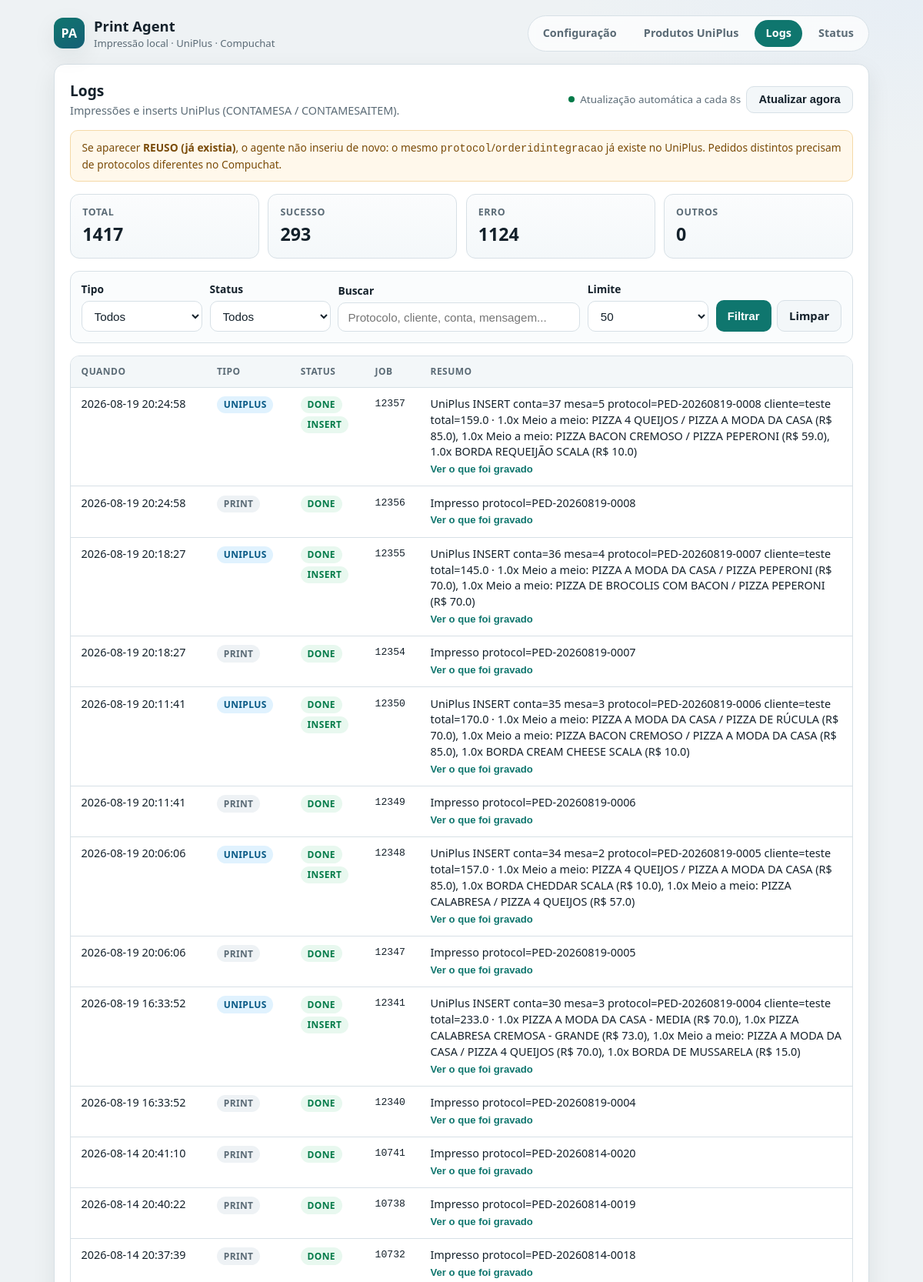
Page /logs (upper part) on the committed database.
### tables this page shows
CREATE TABLE print_logs (
                id INTEGER PRIMARY KEY AUTOINCREMENT,
                job_id INTEGER NOT NULL,
                status TEXT NOT NULL,
                message TEXT,
                created_at TIMESTAMP DEFAULT CURRENT_TIMESTAMP
            , kind TEXT DEFAULT 'print', detail TEXT);

### app.py (the view)
@app.route("/logs")
def logs():
    status_filter = (request.args.get("status") or "all").strip().lower()
    kind_filter = (request.args.get("kind") or "all").strip().lower()
    q = (request.args.get("q") or "").strip()
    try:
        limit = int(request.args.get("limit") or 50)
    except (TypeError, ValueError):
        limit = 50
    limit = max(1, min(limit, 500))
    logs_list = db.get_print_logs(
        limit=limit, status=status_filter, q=q, kind=kind_filter
    )
    stats = db.get_print_log_stats()
    return render_template(
        "logs.html",
        active_nav="logs",
        logs=logs_list,
        stats=stats,
        status_filter=status_filter,
        kind_filter=kind_filter,
        q=q,
        limit=limit,
    )

### db.py (called while the page is built)
def _get_connection():
    if not DatabaseRecovery.validate_db_connection(DB_FILE):
        print(f"[WARN] Problema detectado no banco de dados. Tentando recuperar...")
        DatabaseRecovery.backup_db(DB_FILE)
    conn = sqlite3.connect(DB_FILE, timeout=10.0)  # Timeout aumentado
    conn.row_factory = sqlite3.Row
    conn.execute("PRAGMA journal_mode=WAL")
    return conn

def get_print_log_stats() -> dict:
    conn = _get_connection()
    try:
        cursor = conn.execute(
            """
            SELECT
              COUNT(*) AS total,
              SUM(CASE WHEN lower(status) = 'done' THEN 1 ELSE 0 END) AS done,
              SUM(CASE WHEN lower(status) = 'error' THEN 1 ELSE 0 END) AS error,
              SUM(CASE WHEN lower(status) NOT IN ('done','error') THEN 1 ELSE 0 END) AS other
            FROM print_logs
            """
        )
        row = cursor.fetchone()
        return {
            "total": int(row[0] or 0),
            "done": int(row[1] or 0),
            "error": int(row[2] or 0),
            "other": int(row[3] or 0),
        }
    finally:
        conn.close()

### error_recovery.py (called while the page is built)
    @staticmethod
    def validate_db_connection(db_file: str) -> bool:
        try:
            import sqlite3
            conn = sqlite3.connect(db_file, timeout=5.0)
            conn.execute("SELECT 1")
            conn.close()
            return True
        except Exception as e:
            logger.error(f"Erro ao validar banco de dados {db_file}: {e}")
            return False

### templates/logs.html (shortened to what this page needs)
{% extends "base.html" %}
{% block content %}
<div class="toolbar">
    <div>
        <h2 class="page-title" style="margin-bottom: 0.15rem;">Logs</h2>
        <p class="page-sub" style="margin-bottom: 0;">Impressões e inserts UniPlus (CONTAMESA / CONTAMESAITEM).</p>
    </div>
    <div class="meta">
        <span class="live-dot" aria-hidden="true"></span>
        <span id="auto-label">Atualização automática a cada 8s</span>
        <button type="button" id="btn-refresh" class="btn-ghost">Atualizar agora</button>
    </div>
</div>
<div class="hint-box">
    Se aparecer <strong>REUSO (já existia)</strong>, o agente não inseriu de novo: o mesmo
    <code>protocol</code>/<code>orderidintegracao</code> já existe no UniPlus.
    Pedidos distintos precisam de protocolos diferentes no Compuchat.
</div>
<div class="stats" id="stats">
    <div class="stat">
        <div class="label">Total</div>
        <div class="value" data-stat="total">{{ stats.total }}</div>
    </div>
    <div class="stat">
        <div class="label">Sucesso</div>
        <div class="value" data-stat="done">{{ stats.done }}</div>
    </div>
    <div class="stat">
        <div class="label">Erro</div>
        <div class="value" data-stat="error">{{ stats.error }}</div>
    </div>
    <div class="stat">
        <div class="label">Outros</div>
        <div class="value" data-stat="other">{{ stats.other }}</div>
    </div>
</div>
<form class="filters" method="get" action="/logs" id="filters-form">
    <div class="form-group">
        <label for="kind">Tipo</label>
        <select id="kind" name="kind">
            <option value="all" {% if kind_filter == 'all' %}selected{% endif %}>Todos</option>
        </select>
    </div>
    <div class="form-group">
        <label for="status">Status</label>
        <select id="status" name="status">
            <option value="all" {% if status_filter == 'all' %}selected{% endif %}>Todos</option>
        </select>
    </div>
    <div class="form-group grow">
        <label for="q">Buscar</label>
        <input type="text" id="q" name="q" value="{{ q }}" placeholder="Protocolo, cliente, conta, mensagem...">
    </div>
    <div class="form-group">
        <label for="limit">Limite</label>
        <select id="limit" name="limit">
            {% for n in [25, 50, 100, 200] %}
            <option value="{{ n }}" {% if limit == n %}selected{% endif %}>{{ n }}</option>
            {% endfor %}
        </select>
    </div>
    <div class="actions">
        <button type="submit">Filtrar</button>
        <a href="/logs" class="btn btn-ghost">Limpar</a>
    </div>
</form>
<div class="table-wrap">
    <table>
        <thead>
            <tr>
                <th>Quando</th>
                <th>Tipo</th>
                <th>Status</th>
                <th>Job</th>
                <th>Resumo</th>
            </tr>
        </thead>
        <tbody id="logs-body">
            {% if logs %}
                {% for log in logs %}
                <tr class="log-row" data-id="{{ log.id }}">
                    <td style="white-space: nowrap;">{{ log.created_at }}</td>
                    <td>
                        {% if log.kind == 'uniplus' %}
                        <span class="badge badge-kind-uniplus">uniplus</span>
                        {% else %}
                        <span class="badge badge-kind-print">print</span>
                        {% endif %}
                    </td>
                    <td>
                        {% set st = (log.status or '')|lower %}
                        {% if st == 'done' %}
                        <span class="badge badge-ok">done</span>
                        {% elif st == 'error' %}
                        <span class="badge badge-error">error</span>
                        {% else %}
                        <span class="badge badge-muted">{{ log.status or '-' }}</span>
                        {% endif %}
                        {% if log.detail and log.detail.action == 'created' %}
                        <div style="margin-top:0.25rem;"><span class="badge badge-action-created">insert</span></div>
                        {% elif log.detail and log.detail.action == 'already_exists' %}
                        <div style="margin-top:0.25rem;"><span class="badge badge-action-reuse">reuso</span></div>
                        {% endif %}
                    </td>
                    <td class="job-id">{{ log.job_id }}</td>
                    <td class="msg {% if not log.message %}empty{% endif %}">
                        {{ log.message or '—' }}
                        {% if log.detail %}
                        <div><button type="button" class="toggle-detail" data-target="detail-{{ log.id }}">Ver o que foi gravado</button></div>
                        {% endif %}
                    </td>
                </tr>
                {% endfor %}
            {% else %}
                <tr><td colspan="5" class="empty">Nenhum registro encontrado com os filtros atuais.</td></tr>
            {% endif %}
        </tbody>
    </table>
</div>
{% endblock %}

### templates/base.html (style rules this page uses)
:root { --bg: #eef2f4; --surface: #ffffff; --ink: #14212b; --muted: #5b6b76; --line: #d7e0e6; --accent: #0f766e; --accent-hover: #0d5f59; --accent-soft: #d9f3ef; --danger: #b42318; --danger-soft: #fdecea; --ok: #027a48; --ok-soft: #e8f8ef; --warn: #b54708; --warn-soft: #fff4e5; --shadow: 0 10px 30px rgba(20, 33, 43, 0.08); --radius: 14px; }
* { box-sizing: border-box; margin: 0; padding: 0; }
body { font-family: "Segoe UI", system-ui, -apple-system, sans-serif; color: var(--ink); background: radial-gradient(1200px 500px at 10% -10%, #d8efe9 0%, transparent 55%), radial-gradient(900px 400px at 100% 0%, #e7eef5 0%, transparent 50%), var(--bg); min-height: 100vh; line-height: 1.45; }
a { color: var(--accent); text-decoration: none; }
.page-title { font-size: 1.2rem; margin-bottom: 0.25rem; }
.page-sub { color: var(--muted); font-size: 0.9rem; margin-bottom: 1.1rem; }
.form-group { margin-bottom: 0.9rem; }
label { display: block; font-weight: 600; margin-bottom: 0.3rem; font-size: 0.86rem; }
input[type="text"], input[type="url"], input[type="password"], input[type="number"], select, textarea { width: 100%; padding: 0.6rem 0.75rem; border: 1px solid var(--line); border-radius: 10px; font-size: 0.95rem; background: #fff; color: var(--ink); }
.btn, button { appearance: none; border: none; border-radius: 10px; padding: 0.55rem 0.95rem; background: var(--accent); color: #fff; font-weight: 600; font-size: 0.92rem; cursor: pointer; }
.btn-ghost { background: #f3f7f9; color: var(--ink); border: 1px solid var(--line); }
.badge { display: inline-flex; align-items: center; gap: 0.3rem; border-radius: 999px; padding: 0.15rem 0.55rem; font-size: 0.75rem; font-weight: 700; text-transform: uppercase; letter-spacing: 0.03em; }
.badge-ok { background: var(--ok-soft); color: var(--ok); }

### templates/logs.html (style rules this page uses)
.stats { display: grid; grid-template-columns: repeat(4, 1fr); gap: 0.7rem; margin-bottom: 1rem; }
.stat { border: 1px solid var(--line); border-radius: 12px; padding: 0.85rem 0.95rem; background: linear-gradient(180deg, #fbfcfd 0%, #f4f8fa 100%); }
.stat .label { color: var(--muted); font-size: 0.78rem; font-weight: 700; text-transform: uppercase; letter-spacing: 0.04em; }
.stat .value { font-size: 1.45rem; font-weight: 800; margin-top: 0.15rem; }
.filters { display: flex; flex-wrap: wrap; gap: 0.6rem; align-items: end; margin-bottom: 1rem; padding: 0.85rem; border: 1px solid var(--line); border-radius: 12px; background: #fafcfd; }
.filters .form-group { margin: 0; min-width: 120px; flex: 1; }
.filters .form-group.grow { flex: 2; min-width: 180px; }
.filters .actions { display: flex; gap: 0.45rem; flex-wrap: wrap; }
.table-wrap { overflow-x: auto; border: 1px solid var(--line); border-radius: 12px; }
table { width: 100%; border-collapse: collapse; font-size: 0.9rem; }
th, td { padding: 0.7rem 0.85rem; text-align: left; border-bottom: 1px solid var(--line); vertical-align: top; }
th { background: #f3f7f9; color: var(--muted); font-size: 0.75rem; text-transform: uppercase; letter-spacing: 0.04em; font-weight: 700; white-space: nowrap; }
.job-id { font-family: ui-monospace, SFMono-Regular, Menlo, Consolas, monospace; font-size: 0.82rem; }
.msg { color: var(--ink); max-width: 520px; word-break: break-word; }
.toolbar { display: flex; justify-content: space-between; align-items: center; gap: 0.75rem; margin-bottom: 0.85rem; flex-wrap: wrap; }
.live-dot { width: 8px; height: 8px; border-radius: 50%; background: var(--ok); display: inline-block; box-shadow: 0 0 0 0 rgba(2, 122, 72, 0.45); animation: pulse 1.8s infinite; }
.meta { color: var(--muted); font-size: 0.84rem; display: flex; align-items: center; gap: 0.45rem; }
.badge-kind-print { background: #eef2f5; color: var(--muted); }
.badge-kind-uniplus { background: #e0f2fe; color: #075985; }
.badge-action-created { background: var(--ok-soft); color: var(--ok); }
.toggle-detail { background: transparent; color: var(--accent); border: none; padding: 0; font-size: 0.82rem; font-weight: 700; cursor: pointer; margin-top: 0.25rem; }
.hint-box { margin-bottom: 1rem; padding: 0.75rem 0.9rem; border-radius: 10px; background: #fff8eb; border: 1px solid #f5d9a8; color: #7a4b08; font-size: 0.86rem; }

### rows in the picture
print_logs: created_at "2026-08-19 20:24:58", shows "UNIPLUS", shows "INSERT", job_id "12357", message "UniPlus INSERT conta=37 mesa=5 protocol=PED-20260819-0008 cliente=teste total=159.0 · 1.0x Meio a meio: PIZZA 4 QUEIJOS / PIZZA A MODA DA CASA (R$ 85.0), 1.0x Meio a meio: PIZZA BACON CREMOSO / PIZZA PEPERONI (R$ 59.0), 1.0x BORDA REQUEIJÃO SCALA (R$ 10.0)"
print_logs: created_at "2026-08-19 20:24:58", shows "PRINT", job_id "12356", message "Impresso protocol=PED-20260819-0008"
print_logs: created_at "2026-08-19 20:18:27", shows "UNIPLUS", shows "INSERT", job_id "12355", message "UniPlus INSERT conta=36 mesa=4 protocol=PED-20260819-0007 cliente=teste total=145.0 · 1.0x Meio a meio: PIZZA A MODA DA CASA / PIZZA PEPERONI (R$ 70.0), 1.0x Meio a meio: PIZZA DE BROCOLIS COM BACON / PIZZA PEPERONI (R$ 70.0)"
print_logs: created_at "2026-08-19 20:18:27", shows "PRINT", job_id "12354", message "Impresso protocol=PED-20260819-0007"
print_logs: created_at "2026-08-19 20:11:41", shows "UNIPLUS", shows "INSERT", job_id "12350", message "UniPlus INSERT conta=35 mesa=3 protocol=PED-20260819-0006 cliente=teste total=170.0 · 1.0x Meio a meio: PIZZA A MODA DA CASA / PIZZA DE RÚCULA (R$ 70.0), 1.0x Meio a meio: PIZZA BACON CREMOSO / PIZZA A MODA DA CASA (R$ 85.0), 1.0x BORDA CREAM CHEESE SCALA (R$ 10.0)"
print_logs: created_at "2026-08-19 20:11:41", shows "PRINT", job_id "12349", message "Impresso protocol=PED-20260819-0006"
print_logs: created_at "2026-08-19 20:06:06", shows "UNIPLUS", shows "INSERT", job_id "12348", message "UniPlus INSERT conta=34 mesa=2 protocol=PED-20260819-0005 cliente=teste total=157.0 · 1.0x Meio a meio: PIZZA 4 QUEIJOS / PIZZA A MODA DA CASA (R$ 85.0), 1.0x BORDA CHEDDAR SCALA (R$ 10.0), 1.0x Meio a meio: PIZZA CALABRESA / PIZZA 4 QUEIJOS (R$ 57.0)"
print_logs: created_at "2026-08-19 20:06:06", shows "PRINT", job_id "12347", message "Impresso protocol=PED-20260819-0005"
print_logs: created_at "2026-08-19 16:33:52", shows "UNIPLUS", shows "INSERT", job_id "12341", message "UniPlus INSERT conta=30 mesa=3 protocol=PED-20260819-0004 cliente=teste total=233.0 · 1.0x PIZZA A MODA DA CASA - MEDIA (R$ 70.0), 1.0x PIZZA CALABRESA CREMOSA - GRANDE (R$ 73.0), 1.0x Meio a meio: PIZZA A MODA DA CASA / PIZZA 4 QUEIJOS (R$ 70.0), 1.0x BORDA DE MUSSARELA (R$ 15.0)"
print_logs: created_at "2026-08-19 16:33:52", shows "PRINT", job_id "12340", message "Impresso protocol=PED-20260819-0004"
print_logs: created_at "2026-08-14 20:41:10", shows "PRINT", job_id "10741", message "Impresso protocol=PED-20260814-0020"
print_logs: created_at "2026-08-14 20:40:22", shows "PRINT", job_id "10738", message "Impresso protocol=PED-20260814-0019"
print_logs: created_at "2026-08-14 20:37:39", shows "PRINT", job_id "10732", message "Impresso protocol=PED-20260814-0018"

### other values in the picture
{{ stats.total }} "1417"
{{ stats.done }} "293"
{{ stats.error }} "1124"
{{ stats.other }} "0"
form field limit "50"
